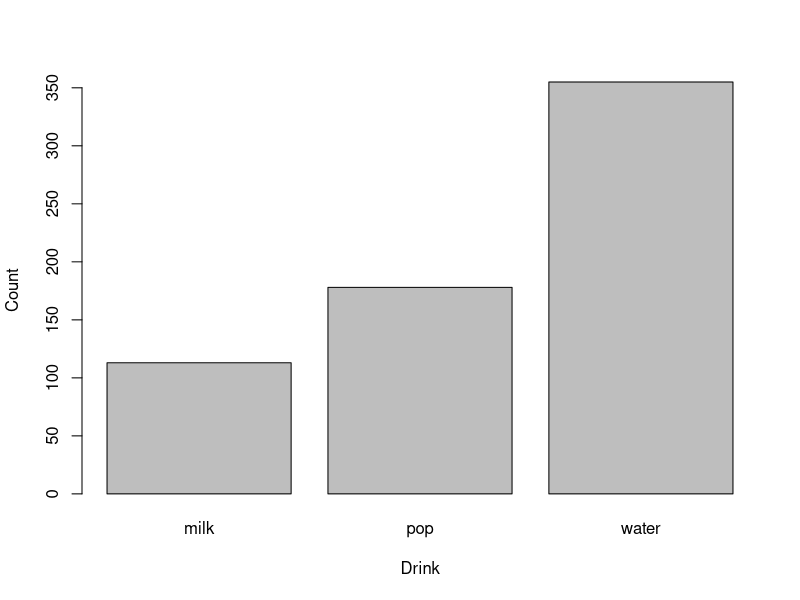
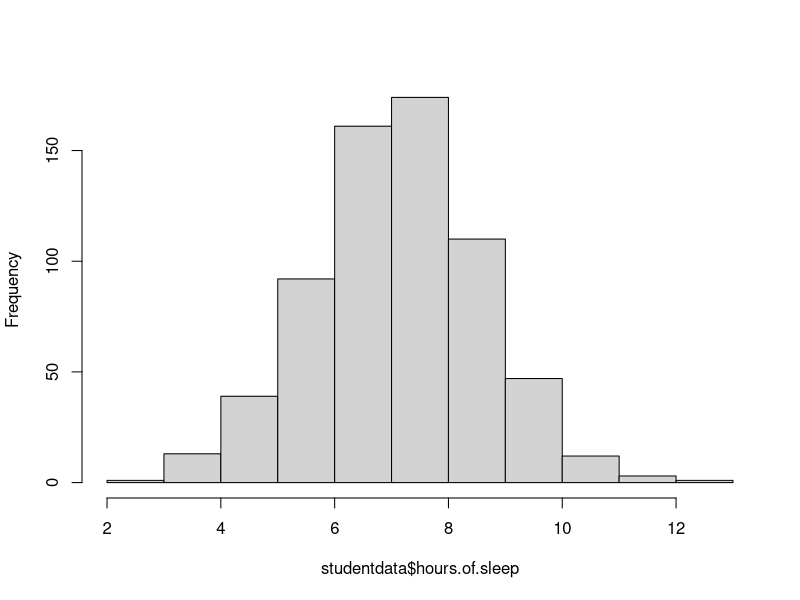
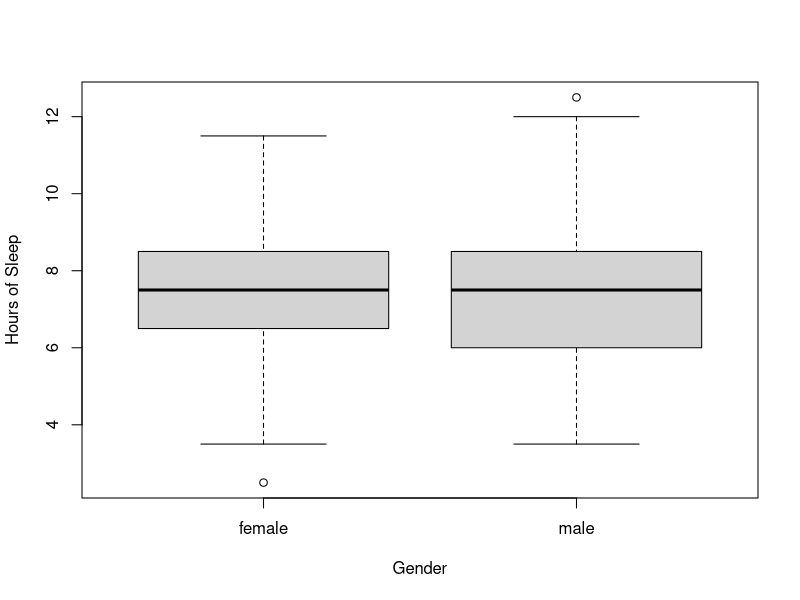
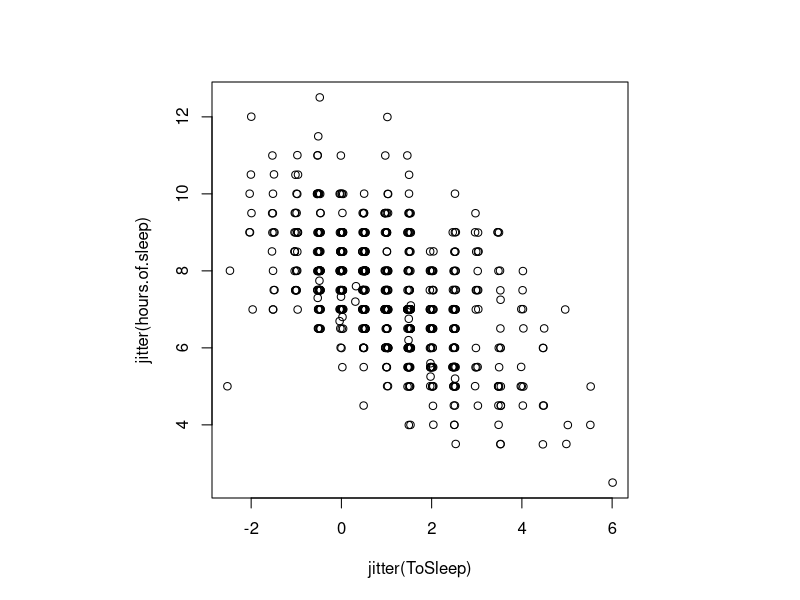
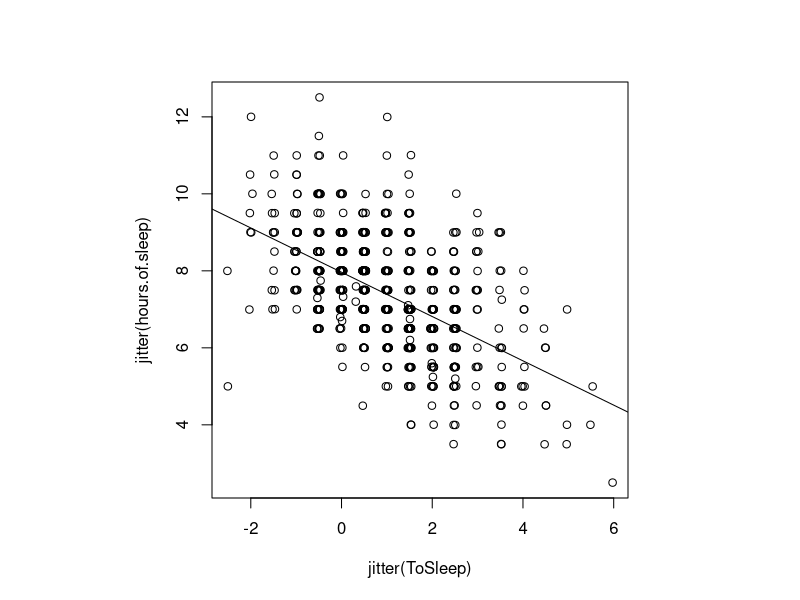
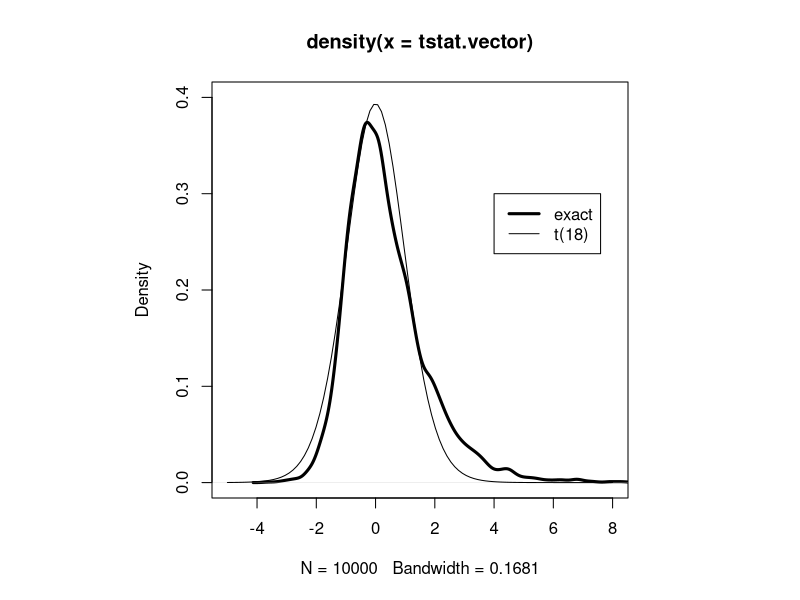

Generate these figures, in order, with R:
# Bayesian Computation with R (Second Edition)
# by Jim Albert

# 1 An Introduction to R

# 1.1 Overview

# 1.2 Exploring a Student Dataset 

# 1.2.1 Introduction to the Dataset

# 1.2.2 Reading the Data into R 

# studentdata <- read.table("studentdata.txt", sep = "\t", header = TRUE)

# This dataset is also available as part of the LearnBayes package. 

library(LearnBayes)
data(studentdata)

studentdata[1, ]

# attach(studentdata)

# 1.2.3 R Commands to Summarize and Graph a Single Batch 

table(studentdata$Drink)

barplot(table(studentdata$Drink), xlab = "Drink", ylab = "Count")

# Fig. 1.1. Barplot of the drinking preference of the statistics students.

studentdata$hours.of.sleep <- with(studentdata, WakeUp - ToSleep)

summary(studentdata$hours.of.sleep)

hist(studentdata$hours.of.sleep, main = "")

# Fig. 1.2. Histogram of the hours of sleep of the statistics students.

# 1.2.4 R Commands to Compare Batches 

boxplot(hours.of.sleep ~ Gender, data = studentdata, ylab = "Hours of Sleep")

# Fig. 1.3. Parallel boxplots of the hours of sleep of the male and female students.

str(studentdata)

female.Haircut <- with(studentdata, Haircut[Gender == "female"])
male.Haircut <- with(studentdata, Haircut[Gender == "male"])
summary(female.Haircut)
summary(male.Haircut)

# 1.2.5 R Commands for Studying Relationships 

par(pty = "s")

with(studentdata, plot(jitter(ToSleep), jitter(hours.of.sleep)))

# Fig. 1.4. Scatterplot of wake-up time and hours of sleep for students. 

with(studentdata, plot(jitter(ToSleep), jitter(hours.of.sleep)))
fit <- lm(hours.of.sleep ~ ToSleep, data = studentdata)
fit
abline(fit)

# Fig. 1.5. Scatterplot of wake-up time and hours of sleep for students with least- squares line plotted on top.

# 1.3 Exploring the Robustness of the t Statistic 

# 1.3.1 Introduction 

# 1.3.2 Writing a Function to Compute the t Statistic 

x <- rnorm(10, mean = 50, sd = 10)
y <- rnorm(10, mean = 50, sd = 10)

m <- length(x)
n <- length(y)

sp <- sqrt(((m - 1)*sd(x)^2+ (n - 1)*sd(y)^2)/(m + n - 2))

t.stat <- (mean(x) - mean(y))/(sp*sqrt(1/m+ 1/n))
t.stat

tstatistic <- function(x, y) {
  m <- length(x)
  n <- length(y)
  sp <- sqrt(((m - 1)*sd(x)^2 + (n - 1)*sd(y)^2)/(m + n - 2))
  t.stat <- (mean(x) - mean(y))/(sp*sqrt(1/m + 1/n))
  return(t.stat)
}

#source("tstatistic.R")

data.x <- c(1, 4, 3, 6, 5)
data.y <- c(5, 4, 7, 6, 10)
tstatistic(data.x, data.y)

# 1.3.3 Programming a Monte Carlo Simulation

# simulation algorithm for normal populations

alpha <- 0.1  # sets alpha
m <- 10       # sets m
n <- 10       # sets n
N <- 10000    # sets the number of simulations
n.reject <- 0 # counter of num. of rejections
for (i in 1:N) {
  x <- rnorm(m, mean = 0, sd = 1) # simulates xs from population 1
  y <- rnorm(n, mean = 0, sd = 1) # simulates ys from population 2
  t.stat <- tstatistic(x, y)      # computes the t statistic
  if (abs(t.stat) > qt(1 - alpha/2, n + m - 2))
    n.reject <- n.reject + 1 # reject if |T| exceeds critical pt 
}
true.sig.level <- n.reject/N # est. is proportion of rejections
true.sig.level

# 1.3.4 The Behavior of the True Significance Level Under Different Assumptions 

# simulation algorithm for normal and exponential populations
# storing the values of the t statistic in vector tstat

m <- 10
n <- 10
my.tsimulation <- function() {
  tstatistic(rnorm(m, mean = 10, sd = 2), rexp(n, rate = 1/10))
}

tstat.vector <- replicate(10000, my.tsimulation())

plot(density(tstat.vector), xlim = c(-5, 8), ylim = c(0, 0.4), lwd = 3)
curve(dt(x, df = 18), add = TRUE)
legend(4, 0.3, c("exact", "t(18)"), lwd = c(3,1))

# Fig. 1.6. Exact sampling density of the t statistic when sampling from normal and exponential distributions. 
# The t sampling density assuming normal populations is also displayed.

# 1.4 Further Reading

# 1.5 Summary of R Functions 

# 1.6 Exercises
